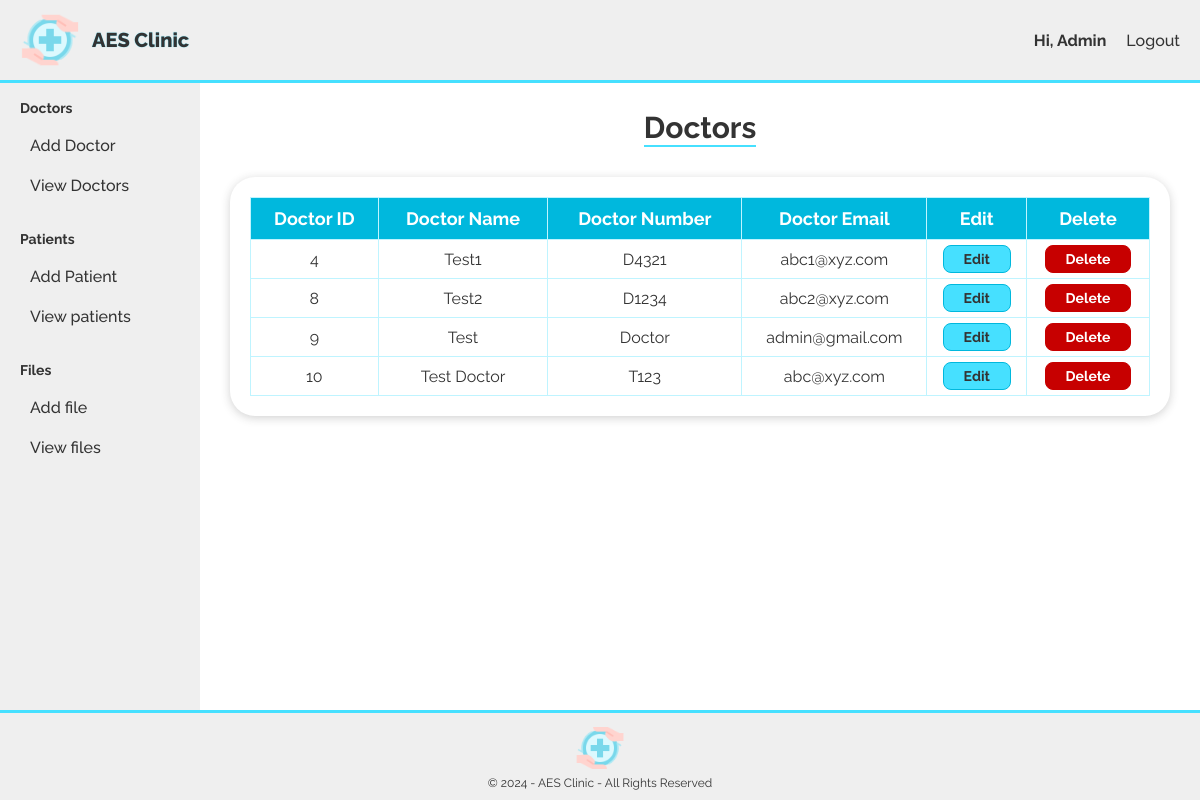
The app's page /doctors.php (signed in) with its own data.
### tables this page shows
CREATE TABLE `doctor` (
  `DoctorID` int NOT NULL,
  `D_Name` varchar(255) DEFAULT NULL,
  `D_Number` varchar(15) DEFAULT NULL,
  `D_Email` varchar(255) DEFAULT NULL,
  `D_Password` varchar(255) DEFAULT NULL,
  `adminID` int DEFAULT NULL
);

### defines/functions.php (called while the page is built, shortened)
<?php
function getAllDoctors($pdo)
{
    $query = "SELECT * FROM doctor";
    $stmt = $pdo->query($query);
    $doctors = $stmt->fetchAll(PDO::FETCH_ASSOC);
    if ($doctors) {
        return array("success" => true, "data" => $doctors);
    } else {
        return array("success" => false, "data" => "No doctors found");
    }
}
function isAdmin() {
    return (isset($_SESSION['Role']) && $_SESSION['Role'] == 'Admin');
}

### doctors.php (the view, shortened to what this page needs)
<?php
require_once './defines/functions.php';
?>
<!DOCTYPE html>
<html lang="en">
    <head>
        <link rel="stylesheet" href="./assets/css/style.css">
    </head>
    <body>
                <?php include ('header.php'); ?>
        <?php include('navbar.php'); ?>
        <main>
            <div class="title text-center">
                <h2>Doctors</h2>
            </div>
            <div class="box">
                <table>
                    <thead>
                        <tr>
                            <th>Doctor ID</th>
                            <th>Doctor Name</th>
                            <th>Doctor Number</th>
                            <th>Doctor Email</th>
                            <th>Edit</th>
                            <th>Delete</th>
                        </tr>
                    </thead>
                    <tbody>
                        <?php
                        $result = getAllDoctors($pdo);
                        if ($result['success']) {
                            $doctors = $result['data'];
                            foreach ($doctors as $doctor) {
                                echo '<tr>';
                                echo '<td>' . $doctor['DoctorID'] . '</td>';
                                echo '<td>' . $doctor['D_Name'] . '</td>';
                                echo '<td>' . $doctor['D_Number'] . '</td>';
                                echo '<td>' . $doctor['D_Email'] . '</td>';
                                echo '<td><a href="edit_doctor.php?id=' . $doctor['DoctorID'] . '" class="btn">Edit</a></td>';
                                echo '<td><a href="?delete=' . $doctor['DoctorID'] . '" class="btn delete-btn" onclick="return confirm(\'Are you sure to delete this?\');">Delete</a></td>';
                                echo '</tr>';
                            }
                        } else {
                            echo '<tr><td colspan="6">No doctors found</td></tr>';
                        }
                        ?>
                    </tbody>
                </table>
            </div>
        </main>
        <?php include ('footer.php'); ?>
    </body>
</html>

### header.php
<header>
    <a href="index.php" class="h-link">
        <img src="./assets/img/logo.png" alt="Logo" height="60"><span>AES Clinic</span>
    </a>
    <ul class="h-list">
        <li><span>Hi, <?php echo $_SESSION['Name']; ?></span></li>
        <li><a href="logout.php">Logout</a></li>
    </ul>
</header>

### navbar.php
<aside>
    <ul class="aside-list">
        <?php
        if (isAdmin()) {
            ?>
            <li class="nav-title">Doctors</li>
            <li>
                <a href="add_doctor.php" class="nav-link">Add Doctor</a>
            </li>
            <li>
                <a href="doctors.php" class="nav-link">View Doctors</a>
            </li>
            <?php
        }
        ?>
        <li class="nav-title">Patients</li>
        <li>
            <a href="add_patient.php" class="nav-link">Add Patient</a>
        </li>
        <li>
            <a href="patients.php" class="nav-link">View patients</a>
        </li>
        <li class="nav-title">Files</li>
        <li>
            <a href="add_file.php" class="nav-link">Add file</a>
        </li>
        <li>
            <a href="files.php" class="nav-link">View files</a>
        </li>
    </ul>
</aside>

### footer.php
<footer>
    <div class="text-center">
        <img src="./assets/img/logo.png" alt="Logo" height="50">
        <p>&copy; 2024 - AES Clinic - All Rights Reserved</p>
    </div>
</footer>

### assets/css/style.css (style rules this page uses)
* { box-sizing: border-box; margin: 0; padding: 0; }
body { font-family: "Raleway", sans-serif; margin: 0; padding: 0; display: flex; flex-direction: column; min-height: 100vh; color: #333; }
a { text-decoration: none; color: inherit; }
ul { list-style-type: none; }
header, aside, footer { padding: 10px 20px; }
header { position: fixed; top: 0; left: 0; right: 0; z-index: 9; }
aside { background-color: #efefef; width: 200px; position: fixed; top: 80px; bottom: 0; z-index: 8; }
main { flex: 1; overflow-y: auto; padding-top: 110px; padding-left: 230px; padding-right: 30px; padding-bottom: 90px; }
footer { border-top: 3px solid #46e0ff; background-color: #efefef; position: fixed; bottom: 0; left: 0; right: 0; z-index: 9; font-size: 12px; }
.text-center { text-align: center; }
header { border-bottom: 3px solid #46e0ff; display: flex; justify-content: space-between; background-color: #efefef; align-items: center; }
.h-link { display: flex; align-items: center; justify-content: center; color: #333; font-size: 20px; font-weight: 800; gap: 12px; text-shadow: 0 0 1px #46e0ff; }
.h-list { display: flex; align-items: center; gap: 20px; font-weight: 500; }
.h-list span { font-weight: 700; }
.aside-list li { font-weight: 700; font-size: 14px; }
.aside-list .nav-link { padding: 10px; display: block; font-size: 16px; font-weight: 500; transition: 0.3s ease-in-out; border-bottom: 1px solid transparent; }
.aside-list .nav-title:first-child { padding-top: 10px; }
.aside-list .nav-title { padding-top: 25px; padding-bottom: 10px; }
.title { margin-bottom: 30px; }
.title h2 { display: inline-block; border-bottom: 2px solid #46e0ff; font-size: 30px; }
.box { border-radius: 25px; padding: 20px; background-color: #FFFFFF; box-shadow: 0 2px 10px #33333338; }
.btn { display: inline-block; padding: 5px 20px; border-radius: 8px; border: 1px solid #00b8dd; background-color: #46e0ff; font-size: 14px; font-weight: bold; cursor: pointer; font-family: "Raleway", sans-serif; }
.delete-btn { border: 1px solid #c70000; background-color: #c70000; color: #FFFFFF; }
table { width: 100%; }
table, td, th { border: 1px solid #bff4ff; border-collapse: collapse; text-align: center; padding: 5px; }
thead { color: #FFFFFF; font-size: 18px; background-color: #00b8dd; }
thead th { padding: 10px; }

### records on screen
doctor: DoctorID "4", D_Name "Test1", D_Number "D4321", D_Email "abc1@xyz.com"
doctor: DoctorID "8", D_Name "Test2", D_Number "D1234", D_Email "abc2@xyz.com"
doctor: DoctorID "9", D_Name "Test", D_Number "Doctor", D_Email "admin@gmail.com"
doctor: DoctorID "10", D_Name "Test Doctor", D_Number "T123", D_Email "abc@xyz.com"

### other values on screen
$_SESSION['Name'] "Admin"
